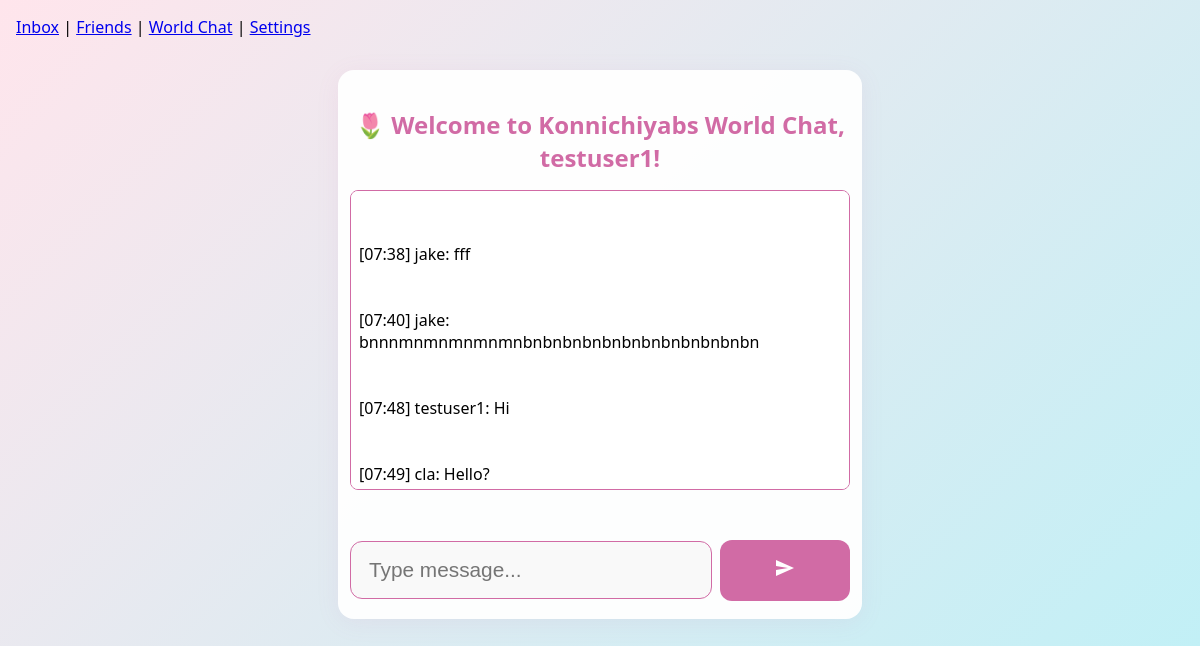
The page /chat (signed in) on the database its author committed.
### tables this page shows
CREATE TABLE messages (
            id INTEGER PRIMARY KEY AUTOINCREMENT,
            username TEXT NOT NULL,
            msg TEXT NOT NULL,
            timestamp TEXT NOT NULL
        );

### app.py (the view)
@app.route('/chat', methods=['GET'])
def chat():
    if 'username' not in session:
        return redirect(url_for('login'))
    username = session['username']
    conn = get_db_connection()
    messages = conn.execute('SELECT username, msg, timestamp FROM messages ORDER BY id ASC LIMIT 50').fetchall()
    conn.close()
    return render_template('chat.html', username=username, messages=messages)

### app.py (called while the page is built)
def get_db_connection():
    conn = sqlite3.connect('chat.db')
    conn.row_factory = sqlite3.Row
    return conn

### templates/chat.html (shortened to what this page needs)
<!DOCTYPE html>
<html>
<head>
  <link rel="stylesheet" href="{{ url_for('static', filename='style.css') }}">
</head>
<body>
  {% include 'navbar.html' %}
  <div class="chat-container">
    <h2>🌷 Welcome to Konnichiyabs World Chat, {{ username }}!</h2>
    <div id="chat-box">
      {% for m in messages %}
        <div>[{{ m['timestamp'] }}] {{ m['username'] }}: {{ m['msg'] }}</div>
      {% endfor %}
    </div>
    <form id="chat-form">
      <input id="message-input" placeholder="Type message..." required>
      <button type="submit" aria-label="Send">
        <svg width="24" height="24" viewBox="0 0 24 24" fill="none">
          <path d="M3 20L21 12L3 4V10L15 12L3 14V20Z" fill="currentColor"/>
        </svg>
      </button>
    </form>
  </div>
</body>
</html>

### static/style.css (style rules this page uses)
body { font-family: 'Segoe UI', Arial, sans-serif; background: linear-gradient(135deg, #ffe5ec 0%, #c1f0f6 100%); margin: 0; padding: 16px; }
h2 { text-align: center; color: #d16ba5; margin-bottom: 16px; }
.chat-container { max-width: 500px; width: 100%; margin: 32px auto; background: rgba(255,255,255,0.95); border-radius: 16px; box-shadow: 0 4px 24px rgba(209,107,165,0.08); padding: 18px 12px; display: flex; flex-direction: column; align-items: center; }
#chat-box, #dm-box { background: #fff; border: 1px solid #d16ba5; border-radius: 8px; height: 300px; overflow-y: scroll; overflow-x: hidden; padding: 8px; margin-bottom: 10px; font-size: 1rem; white-space: pre-line; word-break: break-word; width: 100%; box-sizing: border-box; }
#chat-form, #dm-form { display: flex; gap: 8px; width: 100%; max-width: 500px; margin: 0 auto; justify-content: center; align-items: center; }
#message-input, #dm-input { flex: 1; min-width: 0; padding: 16px 18px; border: 1px solid #d16ba5; border-radius: 12px; font-size: 1.3rem; background: #f9f9f9; box-sizing: border-box; margin: 0; }
button[type="submit"], #dm-form button { background: #d16ba5; color: #fff; border: none; border-radius: 12px; padding: 16px 0; font-size: 1.3rem; cursor: pointer; transition: background 0.2s; width: 130px; font-weight: bold; margin: 0; }

### rows shown on the page
messages: timestamp "07:38", username "jake", msg "fff"
messages: timestamp "07:40", username "jake", msg "bnnnmnmnmnmnmnbnbnbnbnbnbnbnbnbnbnbnbn"
messages: timestamp "07:48", username "testuser1", msg "Hi"
messages: timestamp "07:49", username "cla", msg "Hello?"

### other values the page prints
{{ username }} "testuser1"
